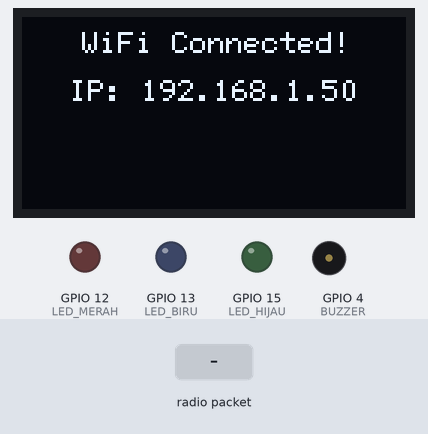
Recording of a sketch running on a simulated ESP32. Shown: 128×64 one-colour display, output pins drawn as LEDs (lit = HIGH), buzzer (waves = sounding, pin HIGH). Dashed ring = blinking. The test bench sets the inputs (shaded band). WiFi joins after 1.5 s; servers stay silent unless stated; random numbers use the default seed unless the sketch sets one; no radio packets arrive unless stated; no MQTT or app messages arrive unless stated; what the sketch prints to the serial monitor is not drawn.

Above: at 3.9 s.
7.2 s: radio packet "5" arrives
At 12.6 s:
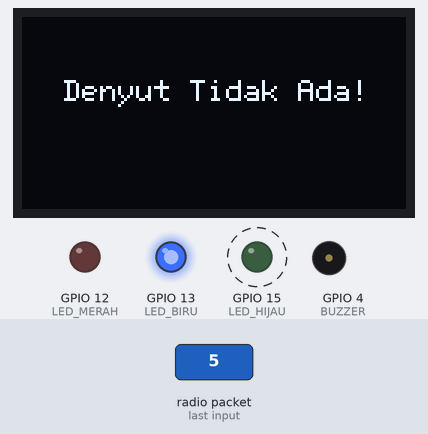
12.7 s: radio packet "90" arrives
At 13.87 s:
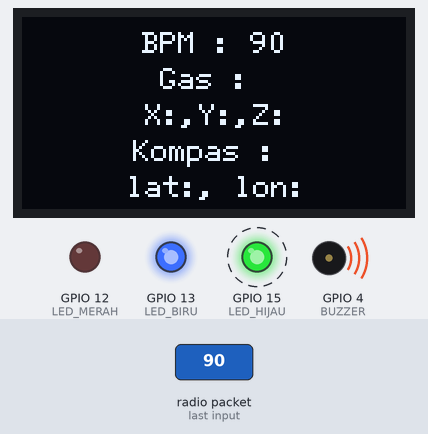
24.2 s: radio packet "200" arrives
At 26.0 s:
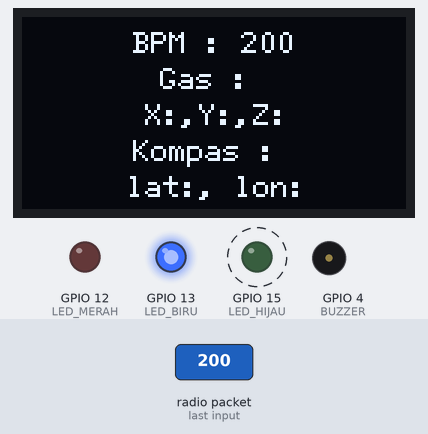
Timing chart, 0 to 32.7 s (numbered marks = the images above; inputs shaded):
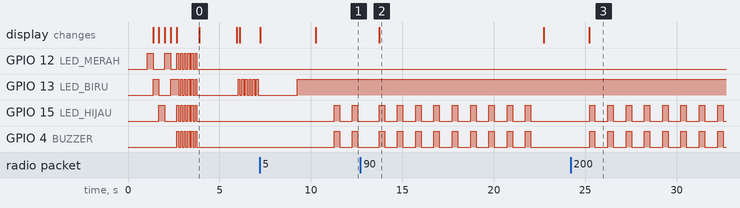

Measured:
- after the input at 24.2 s, GPIO 15 (LED_HIJAU), GPIO 4 (BUZZER): alternates HIGH for 0.30 s and LOW for 0.70 s, starting after 1.0 s; the display: changes after 1.0 s (image 3)
- by itself, GPIO 15 (LED_HIJAU), GPIO 4 (BUZZER): alternates HIGH for 0.30 s and LOW for 0.70 s, 18 changes in all, then stays LOW
- what the display in image 0 shows lasts 2.0 s, from 3.9 s to 5.9 s

The sketch:

Receiver_code.ino
```cpp
#include <WiFi.h>
#include <Wire.h>
#include <PubSubClient.h>
#include <U8g2lib.h>
#include <LoRa.h>
#include <ArduinoJson.h>

U8G2_SSD1306_128X64_NONAME_F_HW_I2C u8g2(U8G2_R0, /* reset=*/ U8X8_PIN_NONE);

const char* ssid = "Hanss";
const char* password = "Hanzz1234";
const char* mqtt_server = "broker.hivemq.com";
const int mqtt_port = 1883;
const char* mqtt_topic = "TesSkripsi";
DynamicJsonDocument doc(256);

WiFiClient espClient;
PubSubClient client(espClient);

#define LED_MERAH  12
#define LED_BIRU   13
#define LED_HIJAU  15
#define BUZZER     4
#define ss         5
#define rst        14
#define dio0       2

String myArray[9];

unsigned long lastLoRaDataTime = 0;
unsigned long lastBuzzerBlinkTime = 0;
unsigned long lastLED3BlinkTime = 0;
unsigned long led3BlinkStart = 0;
bool led3Blink = false;
bool buzzerState = false;

const unsigned long buzzerBlinkOn = 300;
const unsigned long buzzerBlinkOff = 700;
const unsigned long noLoRaTimeout = 5000;

void showOLED(String baris1 = "", String baris2 = "", String baris3 = "") {
  u8g2.clearBuffer();
  u8g2.setFont(u8g2_font_6x12_tf);
  drawCenteredStr(12, baris1);
  drawCenteredStr(28, baris2);
  drawCenteredStr(44, baris3);
  u8g2.sendBuffer();
}

void drawCenteredStr(int y, String text) {
  int16_t x = (128 - u8g2.getStrWidth(text.c_str())) / 2;
  u8g2.drawStr(x, y, text.c_str());
}

void setup_wifi() {
  delay(10);
  WiFi.begin(ssid, password);

  int ledIndex = 0;
  int ledPins[] = {LED_MERAH, LED_BIRU, LED_HIJAU};
  int ledCount = sizeof(ledPins) / sizeof(ledPins[0]);
  int dotCount = 0;

  while (WiFi.status() != WL_CONNECTED) {
    for (int i = 0; i < ledCount; i++) {
      digitalWrite(ledPins[i], LOW);
    }
    digitalWrite(ledPins[ledIndex], HIGH);
    ledIndex = (ledIndex + 1) % ledCount;
    delay(300);
    String dots = "";
    for (int i = 0; i <= dotCount; i++) dots += ".";
    showOLED("Connecting: " + String(ssid), dots, "");
    dotCount = (dotCount + 1) % 4;
  }

  for (int i = 0; i < 6; i++) {
    digitalWrite(LED_MERAH, HIGH);
    digitalWrite(LED_BIRU, HIGH);
    digitalWrite(LED_HIJAU, HIGH);
    digitalWrite(BUZZER, HIGH);
    delay(100);
    digitalWrite(LED_MERAH, LOW);
    digitalWrite(LED_BIRU, LOW);
    digitalWrite(LED_HIJAU, LOW);
    digitalWrite(BUZZER, LOW);
    delay(100);
  }

  String ipString = "IP: " + WiFi.localIP().toString();
  showOLED("WiFi Connected!", ipString, "");
  delay(2000);
}


void reconnect_mqtt() {
  while (!client.connected()) {
    showOLED("Connecting MQTT", mqtt_server, "");
    String clientId = "ESP32Client-" + String(random(0xffff), HEX);

    if (client.connect(clientId.c_str())) {
      for (int i = 0; i < 6; i++) {
        digitalWrite(LED_BIRU, HIGH);
        delay(100);
        digitalWrite(LED_BIRU, LOW);
        delay(100);
      }

      IPAddress mqttIP;
      String ipText = "";
      if (WiFi.hostByName(mqtt_server, mqttIP)) {
        ipText = "IP: " + mqttIP.toString();
      } else {
        ipText = "IP: Unknown";
      }
      showOLED("MQTT Connected!", mqtt_server, ipText);
      delay(2000);
    } else {
      delay(random(1500, 2500));
    }
  }
}

void setup() {

  Serial.begin(115200);

  pinMode(LED_MERAH, OUTPUT);
  pinMode(LED_BIRU, OUTPUT);
  pinMode(LED_HIJAU, OUTPUT);
  pinMode(BUZZER, OUTPUT);

  digitalWrite(LED_MERAH, LOW);
  digitalWrite(LED_BIRU, LOW);
  digitalWrite(LED_HIJAU, LOW);
  digitalWrite(BUZZER, LOW);

  u8g2.begin();

  delay(1000);

  setup_wifi();
  client.setServer(mqtt_server, mqtt_port);
  Serial.println("LoRa Receiver");

  LoRa.setPins(ss, rst, dio0);

  if (!LoRa.begin(433E6)) {
    Serial.println("Starting LoRa failed!");
    delay(100);
    while (1);
  }
}

void loop() {

  if (!client.connected()) {
    showOLED("MQTT Disconnected!", "Reconnecting...", "");
    reconnect_mqtt();
  }
  client.loop();

  if (client.connected()) {
    digitalWrite(LED_MERAH, LOW);
    digitalWrite(LED_BIRU, HIGH);
  } else {
    digitalWrite(LED_MERAH, HIGH);
    digitalWrite(LED_BIRU, LOW);
  }

  int packetSize = LoRa.parsePacket();
  if (packetSize) {

    lastLoRaDataTime = millis();
    String LoRaData = LoRa.readString();
    split(LoRaData,"~");
    String bmp    = myArray[0];
    String gas    = myArray[1];
    String mpu_x  = myArray[2];
    String mpu_y  = myArray[3];
    String mpu_z  = myArray[4];
    String kompas = myArray[5];
    String lat    = myArray[6];
    String lon    = myArray[7];
    String shock  = myArray[8];

    if(gas.toInt() > 300){
      u8g2.clearBuffer();
      u8g2.setFont(u8g2_font_6x12_tf);
      drawCenteredStr(28, "Gas Berbahaya!");
      u8g2.sendBuffer();
      delay(1000);
    } else if(bmp.toInt() < 10){
      u8g2.clearBuffer();
      u8g2.setFont(u8g2_font_6x12_tf);
      drawCenteredStr(28, "Denyut Tidak Ada!");
      u8g2.sendBuffer();
      delay(1000);
    } else {
      u8g2.clearBuffer();
      u8g2.setFont(u8g2_font_6x12_tf);
      drawCenteredStr(12, "BPM : "+bmp);
      drawCenteredStr(24, "Gas : "+gas);
      drawCenteredStr(36, "X:" + mpu_x + ",Y:" + mpu_y + ",Z:" + mpu_z);
      drawCenteredStr(48, "Kompas : "+kompas);
      drawCenteredStr(60, "lat:"+lat+", lon:"+lon);
      u8g2.sendBuffer();
    }

    doc["bmp"] = bmp;
    doc["gas"] = gas;
    doc["mpu_x"] = mpu_x;
    doc["mpu_y"] = mpu_y;
    doc["mpu_z"] = mpu_z;
    doc["kompas"] = kompas;
    doc["lat"] = lat;
    doc["lon"] = lon;
    doc["shock"] = shock;

    String jsonString;
    serializeJson(doc, jsonString);
    client.publish(mqtt_topic, jsonString.c_str());
  }

  if (millis() - lastLoRaDataTime <= 10000) {
    unsigned long now = millis();
    if (buzzerState && now - lastBuzzerBlinkTime >= buzzerBlinkOn) {
      buzzerState = false;
      digitalWrite(BUZZER, LOW);
      digitalWrite(LED_HIJAU, LOW);
      lastBuzzerBlinkTime = now;
    } else if (!buzzerState && now - lastBuzzerBlinkTime >= buzzerBlinkOff) {
      buzzerState = true;
      digitalWrite(BUZZER, HIGH);
      digitalWrite(LED_HIJAU, HIGH);
      lastBuzzerBlinkTime = now;
    }
  } else {
    digitalWrite(BUZZER, LOW);
    digitalWrite(LED_HIJAU, LOW);
    buzzerState = false;

    u8g2.clearBuffer();
    u8g2.setFont(u8g2_font_6x12_tf);
    drawCenteredStr(24, "Menunggu data LoRa...");
    u8g2.sendBuffer();
  }
}

void split(String str, String dlt) {
  String data = "";
  int n = 0;str+=dlt;
  for (int i = 0; i < str.length(); ++i)
  {
    if ((String)str[i]!=dlt) data+=(String)str[i];
      else {
        myArray[n++]=data;
        data="";
      }
  }
}
```
